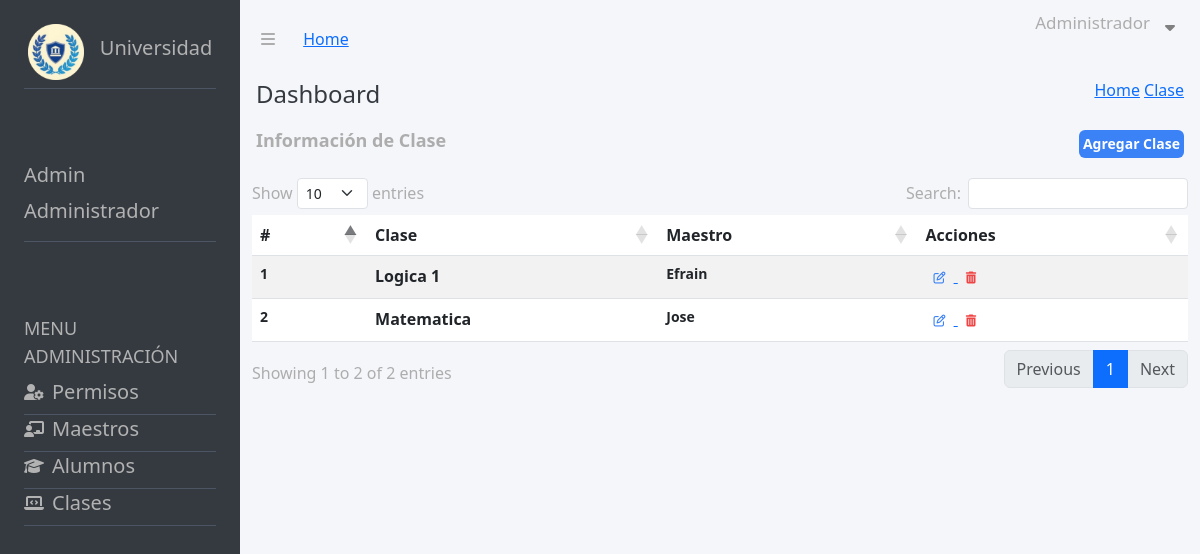
The app's page /views_Admin/clases_crud.php with its own data.
### tables this page shows
CREATE TABLE IF NOT EXISTS `usuarios_datos` (
  `id_ud` int NOT NULL AUTO_INCREMENT,
  `DNI` varchar(20) DEFAULT NULL,
  `Nombre` varchar(100) DEFAULT NULL,
  `Apellido` varchar(100) DEFAULT NULL,
  `Correo` varchar(150) DEFAULT NULL,
  `Contra` varchar(250) DEFAULT NULL,
  `Direccion` varchar(200) DEFAULT NULL,
  `Fecha_Nacimiento` date DEFAULT NULL,
  `Estado` varchar(20) DEFAULT NULL,
  `rol_id` int DEFAULT NULL,
  `materia_id` int DEFAULT NULL,
  PRIMARY KEY (`id_ud`),
  KEY `rol_id` (`rol_id`),
  KEY `fk_materia` (`materia_id`)
);

CREATE TABLE IF NOT EXISTS `materias` (
  `id_materia` int NOT NULL AUTO_INCREMENT,
  `nombre_materia` varchar(100) DEFAULT NULL,
  `nombre_maestro` varchar(100) DEFAULT NULL,
  PRIMARY KEY (`id_materia`)
);

### views_Admin/clases_crud.php (the view, shortened to what this page needs)
<!DOCTYPE html>
<html lang="es">
<head>
    <link rel="stylesheet" href="https://cdnjs.cloudflare.com/ajax/libs/font-awesome/6.4.0/css/all.min.css" />
    <link href="/dist/output.css" rel="stylesheet">
    <link rel="stylesheet" href="https://cdnjs.cloudflare.com/ajax/libs/twitter-bootstrap/5.3.0/css/bootstrap.min.css">
    <link rel="stylesheet" href="https://cdn.datatables.net/1.13.6/css/dataTables.bootstrap5.min.css">
    <link rel="stylesheet" href="/css/style.css">
</head>
<body>
    <main class="flex flex-col md:flex-row h-screen w-full ">
        <section class="flex flex-col w-full md:w-1/5 bg-[#353A40] text-[#B2B2B2]">
            <div class=" p-4 mb-4">
                <div class="flex justify-center items-center border-b border-gray-600 pb-2">
                    <img src="/img/circlelogo.png" alt="Logo" class="w-14 h-14 mr-4">
                    <h2 class="text-xl">Universidad</h2>
                </div>
            </div>
            <div class="p-4 mb-4">
                <div class="flex flex-col border-b border-gray-600 pb-2">
                    <h2 class="text-xl">Admin</h2>
                    <h2 class="text-xl">Administrador</h2>
                </div>
            </div>
            <div class="p-4 mb-4 flex flex-col ">
                <h2 class="text-lg">MENU ADMINISTRACIÓN</h2>
                <div class="flex flex-row items-center border-b border-gray-600 pb-2 cursor-pointer hover:bg-gray-100">
                    <span class="cursor-pointer"><i class="fa-solid fa-user-gear mr-2"></i></span>
                    <form action="/views_Admin/permiso_crud.php" method="post">
                        <button type="submit" class="text-xl">Permisos</button>
                    </form>
                </div>
                <div class="flex flex-row items-center border-b border-gray-600 pb-2 cursor-pointer hover:bg-gray-100">
                    <span class="cursor-pointer"><i class="fa-solid fa-chalkboard-user mr-2"></i></span>
                    <form action="/views_Admin/maestro_crud.php" method="post">
                        <button class="text-xl">Maestros</button>
                    </form>
                </div>
                <div class="flex flex-row items-center border-b border-gray-600 pb-2 cursor-pointer hover:bg-gray-100">
                    <span class="cursor-pointer"><i class="fa-solid fa-graduation-cap mr-2"></i></span>
                    <form action="/views_Admin/alumno_crud.php" method="post">
                        <button class="text-xl">Alumnos</button>
                    </form>
                </div>
                <div class="flex flex-row items-center border-b border-gray-600 pb-2 cursor-pointer hover:bg-gray-100">
                    <span class="cursor-pointer"><i class="fa-solid fa-laptop-code mr-2"></i></span>
                    <form action="/views_Admin/clases_crud.php" method="post">
                        <button class="text-xl">Clases</button>
                    </form>
                </div>
            </div>
        </section>
        <section class="w-full md:w-4/5 h-auto bg-[#F5F6FA] text-[#ADADAD] ">
            <nav>
                <div id="isologotipo" class="">
                    <span class="pl-4 pr-4 mr-2 cursor-pointer"><i class="fa-solid fa-bars"></i></span>
                    <a href="/views_Admin/admin.php">Home</a>
                </div>
                <ul>
                    <div id="toggleContainer">
                        <p>Administrador</p>
                        <div id="toggleIcons">
                            <i class="fa-solid fa-sort-down"></i>
                        </div>
                    </div>
                </ul>
            </nav>
            <div class="pl-4  w-full h-auto flex ">
                <div class="pr-4flex-grow flex items-center">
                    <button class="text-[#353A40] text-2xl cursor-pointer">Dashboard</button>
                </div>
                <div class="pl-4 pr-4 ml-auto">
                    <a href="/views_Admin/admin.php" class="underline hover:no-underline">Home</a>
                    <a href="/views_Admin/maestro_crud.php" class="underline hover:no-underline">Clase</a>
                </div>
            </div>
            <div class="p-3 flex justify-between items-center">
                <h2 class="text-lg font-semibold">Información de Clase</h2>
                <a href="/views_Admin/register_Clases.php">
                    <button class="bg-blue-500 hover:bg-blue-700 text-white font-bold text-sm py-1 px-1 rounded">
                        Agregar Clase
                    </button>
                </a>
            </div>
            <div class="container">
                <div class="table-responsive">
                    <table id="example" class="table table-striped">
                        <thead>
                            <tr>
                                <th class="py-2">#</th>
                                <th class="py-2">Clase</th>
                                <th class="py-2">Maestro</th>
                                <th class="py-2">Acciones</th>
                            </tr>
                        </thead>
                        <tbody>
                            <?php
                            require_once($_SERVER["DOCUMENT_ROOT"] . "/handle_db/connection.php");
                            $query = "SELECT * FROM usuarios_datos
                            INNER JOIN roles ON usuarios_datos.rol_id = roles.id_rol
                            INNER JOIN materias ON usuarios_datos.materia_id = materias.id_materia
                            WHERE usuarios_datos.rol_id = 2";
                            $stmt = $pdo->query($query);
                            if ($stmt) {
                                $rowNumber = 1;
                                while ($row = $stmt->fetch(PDO::FETCH_ASSOC)) {
                            ?>
                                    <tr>
                                        <th class="text-sm text-gray-500">
                                            <?= $rowNumber ?>
                                        </th>
                                        <th>
                                            <?= $row["nombre_materia"] ?>
                                        </th>
                                        <th class="text-sm text-gray-500">
                                            <?= $row["Nombre"] ?>
                                        </th>
                                        <th>
                                            <a href="/views_Admin/edit_Clases.php?id=<?= $row['id_materia'] ?>">
                                                <button class="text-gray-600 font-bold py-1 px-2 rounded text-xs">
                                                    <i class="far fa-pen-to-square text-blue-500 hover:text-blue-600"></i>
                                                </button>
                                            </a>
                                            <a href="../handle_db/delete_clases.php?id=<?= $row['id_ud'] ?>">
                                                <button class="text-gray-600 font-bold py-1 px-2 rounded text-xs">
                                                    <i class="fa-solid fa-trash-can text-red-500 hover:text-red-600"></i>
                                                </button>
                                            </a>
                                        </th>
                                    </tr>
                            <?php
                                    $rowNumber++;
                                }
                            } else {
                                echo "Error en la consulta.";
                            }
                            ?>
                        </tbody>
                    </table>
                </div>
            </div>
        </section>
    </main>
</body>
</html>

### css/style.css (style rules this page uses)
nav { display: flex; justify-content: space-between; align-items: center; padding-left: 5px; padding-right: 5px; }
#toggleContainer { display: flex; align-items: center; padding: 10px; gap: 5px; }
#toggleContainer p { font-size: 17px; }
#toggleIcons { display: flex; justify-content: center; text-align: center; flex-direction: column; align-items: center; }
#toggleIcons i { color: gray; width: 30px; height: 30px; }

### records on screen
usuarios_datos: materia.nombre_materia "Logica 1", Nombre "Efrain"
usuarios_datos: materia.nombre_materia "Matematica", Nombre "Jose"
